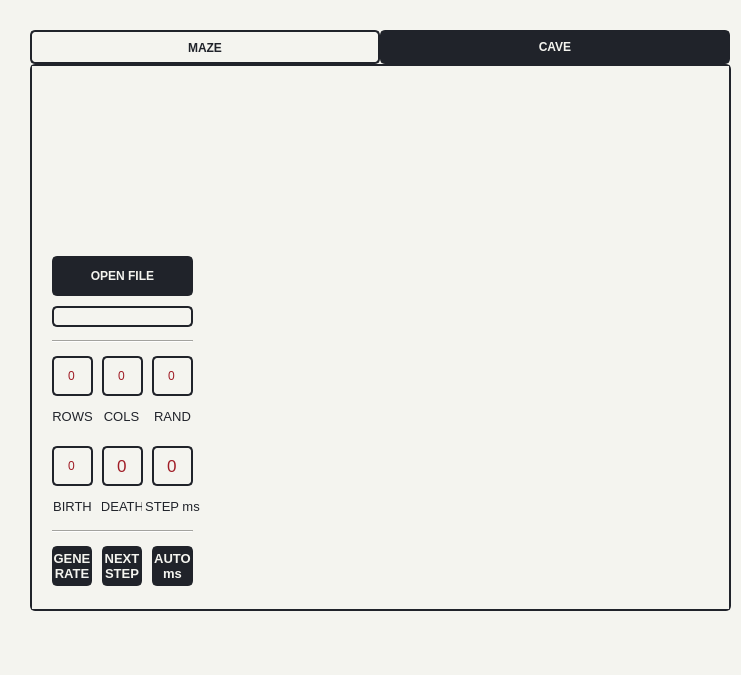
<?xml version="1.0" encoding="UTF-8"?>
<ui version="4.0">
 <class>MainWindow</class>
 <widget class="QMainWindow" name="MainWindow">
  <property name="geometry">
   <rect>
    <x>0</x>
    <y>0</y>
    <width>741</width>
    <height>675</height>
   </rect>
  </property>
  <property name="sizePolicy">
   <sizepolicy hsizetype="Fixed" vsizetype="Fixed">
    <horstretch>0</horstretch>
    <verstretch>0</verstretch>
   </sizepolicy>
  </property>
  <property name="minimumSize">
   <size>
    <width>741</width>
    <height>675</height>
   </size>
  </property>
  <property name="maximumSize">
   <size>
    <width>741</width>
    <height>675</height>
   </size>
  </property>
  <property name="windowTitle">
   <string>MainWindow</string>
  </property>
  <property name="styleSheet">
   <string notr="true">background-color:  #F4F4EF;
</string>
  </property>
  <widget class="QWidget" name="centralwidget">
   <widget class="QTabWidget" name="tabWidget">
    <property name="geometry">
     <rect>
      <x>30</x>
      <y>30</y>
      <width>701</width>
      <height>581</height>
     </rect>
    </property>
    <property name="font">
     <font>
      <bold>true</bold>
     </font>
    </property>
    <property name="styleSheet">
     <string notr="true">QTabWidget::pane
{
	border-radius: 5px;
	border-width: 2px;
	border-style: solid;
	border-color: #20232A;
	background: #F4F4EF;
}

QTabBar::tab
{
	border-radius: 5px;	
	background: #F4F4EF;
	border-width: 2px;
	border-style: solid;
	border-color: #20232A;
 	height: 30px;
	width: 346px;
	color: #20232A;
}

QTabBar::tab:selected
{
	background:#20232A;
	color: #F4F4EF;
}

QTabBar::tab:hover
{
	background:#ACBEBE;
	color: #F4F4EF;
}

QTabBar::tab:pressed {
background-color: qlineargradient(x1: 0, y1: 0, x2: 0, y2: 1,
                                      stop: 0 #ACBEBE, stop: 1 #20232A);
}
</string>
    </property>
    <property name="currentIndex">
     <number>1</number>
    </property>
    <widget class="QWidget" name="labyrinth">
     <attribute name="title">
      <string>MAZE</string>
     </attribute>
     <widget class="QLabel" name="logo1">
      <property name="geometry">
       <rect>
        <x>10</x>
        <y>20</y>
        <width>161</width>
        <height>151</height>
       </rect>
      </property>
      <property name="styleSheet">
       <string notr="true">image: url(:/icon/maze.png);</string>
      </property>
      <property name="text">
       <string/>
      </property>
     </widget>
     <widget class="QPushButton" name="pushButton_openfile">
      <property name="geometry">
       <rect>
        <x>20</x>
        <y>190</y>
        <width>141</width>
        <height>40</height>
       </rect>
      </property>
      <property name="font">
       <font>
        <bold>true</bold>
       </font>
      </property>
      <property name="styleSheet">
       <string notr="true">QPushButton
{
	border-radius: 5px;
	border-width: 2px;
	border-style: solid;
	border-color: #20232A;
	background-color: #20232A;
	color: #F4F4EF;
}

QPushButton:hover
{
	background:#ACBEBE;
	color: #F4F4EF;
}

QPushButton:pressed {
background-color: qlineargradient(x1: 0, y1: 0, x2: 0, y2: 1,
                                      stop: 0 #ACBEBE, stop: 1 #20232A);
}
</string>
      </property>
      <property name="text">
       <string>OPEN FILE</string>
      </property>
     </widget>
     <widget class="QLabel" name="fileName">
      <property name="geometry">
       <rect>
        <x>20</x>
        <y>240</y>
        <width>141</width>
        <height>21</height>
       </rect>
      </property>
      <property name="styleSheet">
       <string notr="true">border-radius: 5px;
border-width: 2px;
border-style: solid;
border-color: #20232A;
color: #A01D26;</string>
      </property>
      <property name="text">
       <string/>
      </property>
     </widget>
     <widget class="Line" name="line_3">
      <property name="geometry">
       <rect>
        <x>20</x>
        <y>455</y>
        <width>141</width>
        <height>20</height>
       </rect>
      </property>
      <property name="orientation">
       <enum>Qt::Horizontal</enum>
      </property>
     </widget>
     <widget class="Line" name="line_4">
      <property name="geometry">
       <rect>
        <x>20</x>
        <y>265</y>
        <width>141</width>
        <height>20</height>
       </rect>
      </property>
      <property name="orientation">
       <enum>Qt::Horizontal</enum>
      </property>
     </widget>
     <widget class="QLabel" name="label_rows">
      <property name="geometry">
       <rect>
        <x>40</x>
        <y>290</y>
        <width>70</width>
        <height>40</height>
       </rect>
      </property>
      <property name="styleSheet">
       <string notr="true">color:#20232A;</string>
      </property>
      <property name="text">
       <string>ROWS</string>
      </property>
      <property name="alignment">
       <set>Qt::AlignRight|Qt::AlignTrailing|Qt::AlignVCenter</set>
      </property>
     </widget>
     <widget class="QLabel" name="label_columns">
      <property name="geometry">
       <rect>
        <x>40</x>
        <y>350</y>
        <width>70</width>
        <height>40</height>
       </rect>
      </property>
      <property name="styleSheet">
       <string notr="true">color:#20232A;</string>
      </property>
      <property name="text">
       <string>COLUMNS</string>
      </property>
      <property name="alignment">
       <set>Qt::AlignRight|Qt::AlignTrailing|Qt::AlignVCenter</set>
      </property>
     </widget>
     <widget class="QSpinBox" name="spinBox_rows">
      <property name="geometry">
       <rect>
        <x>120</x>
        <y>290</y>
        <width>41</width>
        <height>40</height>
       </rect>
      </property>
      <property name="styleSheet">
       <string notr="true">QSpinBox
{
border-radius: 5px;
border-width: 2px;
border-style: solid;
border-color: #20232A;
color: #A01D26;
background-color: #F4F4EF;
}

QSpinBox::down-button  
{
  height: 0px;
  width: 0px;
}

QSpinBox::up-button  
{
  height: 0px;
  width: 0px;
}
</string>
      </property>
      <property name="alignment">
       <set>Qt::AlignCenter</set>
      </property>
      <property name="minimum">
       <number>0</number>
      </property>
      <property name="maximum">
       <number>50</number>
      </property>
     </widget>
     <widget class="QSpinBox" name="spinBox_columns">
      <property name="geometry">
       <rect>
        <x>120</x>
        <y>350</y>
        <width>41</width>
        <height>40</height>
       </rect>
      </property>
      <property name="styleSheet">
       <string notr="true">QSpinBox
{
border-radius: 5px;
border-width: 2px;
border-style: solid;
border-color: #20232A;
color: #A01D26;
background-color: #F4F4EF;
}

QSpinBox::down-button  
{
  height: 0px;
  width: 0px;
}

QSpinBox::up-button  
{
  height: 0px;
  width: 0px;
}
</string>
      </property>
      <property name="alignment">
       <set>Qt::AlignCenter</set>
      </property>
      <property name="minimum">
       <number>0</number>
      </property>
      <property name="maximum">
       <number>50</number>
      </property>
     </widget>
     <widget class="QPushButton" name="pushButton_generate">
      <property name="geometry">
       <rect>
        <x>20</x>
        <y>410</y>
        <width>141</width>
        <height>40</height>
       </rect>
      </property>
      <property name="font">
       <font>
        <bold>true</bold>
       </font>
      </property>
      <property name="styleSheet">
       <string notr="true">QPushButton
{
	border-radius: 5px;
	border-width: 2px;
	border-style: solid;
	border-color: #20232A;
	background-color: #20232A;
	color: #F4F4EF;
}

QPushButton:hover
{
	background:#ACBEBE;
	color: #F4F4EF;
}

QPushButton:pressed {
background-color: qlineargradient(x1: 0, y1: 0, x2: 0, y2: 1,
                                      stop: 0 #ACBEBE, stop: 1 #20232A);
}
</string>
      </property>
      <property name="text">
       <string>GENERATE</string>
      </property>
     </widget>
     <widget class="PaintWidget" name="widget_maze" native="true">
      <property name="geometry">
       <rect>
        <x>180</x>
        <y>20</y>
        <width>501</width>
        <height>501</height>
       </rect>
      </property>
      <property name="styleSheet">
       <string notr="true"/>
      </property>
     </widget>
     <widget class="QPushButton" name="pushButton_savefile">
      <property name="geometry">
       <rect>
        <x>20</x>
        <y>480</y>
        <width>141</width>
        <height>40</height>
       </rect>
      </property>
      <property name="font">
       <font>
        <bold>true</bold>
       </font>
      </property>
      <property name="styleSheet">
       <string notr="true">QPushButton
{
	border-radius: 5px;
	border-width: 2px;
	border-style: solid;
	border-color: #20232A;
	background-color: #20232A;
	color: #F4F4EF;
}

QPushButton:hover
{
	background:#ACBEBE;
	color: #F4F4EF;
}

QPushButton:pressed {
background-color: qlineargradient(x1: 0, y1: 0, x2: 0, y2: 1,
                                      stop: 0 #ACBEBE, stop: 1 #20232A);
}
</string>
      </property>
      <property name="text">
       <string>SAVE FILE</string>
      </property>
     </widget>
    </widget>
    <widget class="QWidget" name="cave">
     <attribute name="title">
      <string>CAVE</string>
     </attribute>
     <widget class="QLabel" name="logo">
      <property name="geometry">
       <rect>
        <x>10</x>
        <y>20</y>
        <width>161</width>
        <height>151</height>
       </rect>
      </property>
      <property name="styleSheet">
       <string notr="true">image: url(:/icon/maze.png);</string>
      </property>
      <property name="text">
       <string/>
      </property>
     </widget>
     <widget class="QLabel" name="fileName_cave">
      <property name="geometry">
       <rect>
        <x>20</x>
        <y>240</y>
        <width>141</width>
        <height>21</height>
       </rect>
      </property>
      <property name="styleSheet">
       <string notr="true">border-radius: 5px;
border-width: 2px;
border-style: solid;
border-color: #20232A;
color: #A01D26;</string>
      </property>
      <property name="text">
       <string/>
      </property>
     </widget>
     <widget class="QPushButton" name="pushButton_openfile_cave">
      <property name="geometry">
       <rect>
        <x>20</x>
        <y>190</y>
        <width>141</width>
        <height>40</height>
       </rect>
      </property>
      <property name="font">
       <font>
        <bold>true</bold>
       </font>
      </property>
      <property name="styleSheet">
       <string notr="true">QPushButton
{
	border-radius: 5px;
	border-width: 2px;
	border-style: solid;
	border-color: #20232A;
	background-color: #20232A;
	color: #F4F4EF;
}

QPushButton:hover
{
	background:#ACBEBE;
	color: #F4F4EF;
}

QPushButton:pressed {
background-color: qlineargradient(x1: 0, y1: 0, x2: 0, y2: 1,
                                      stop: 0 #ACBEBE, stop: 1 #20232A);
}
</string>
      </property>
      <property name="text">
       <string>OPEN FILE</string>
      </property>
     </widget>
     <widget class="PaintWidgetCave" name="widget_cave" native="true">
      <property name="geometry">
       <rect>
        <x>180</x>
        <y>20</y>
        <width>501</width>
        <height>501</height>
       </rect>
      </property>
      <property name="styleSheet">
       <string notr="true"/>
      </property>
     </widget>
     <widget class="QSpinBox" name="spinBox_birth">
      <property name="geometry">
       <rect>
        <x>20</x>
        <y>380</y>
        <width>41</width>
        <height>40</height>
       </rect>
      </property>
      <property name="styleSheet">
       <string notr="true">QSpinBox
{
border-radius: 5px;
border-width: 2px;
border-style: solid;
border-color: #20232A;
color: #A01D26;
background-color: #F4F4EF;
}

QSpinBox::down-button  
{
  height: 0px;
  width: 0px;
}

QSpinBox::up-button  
{
  height: 0px;
  width: 0px;
}
</string>
      </property>
      <property name="alignment">
       <set>Qt::AlignCenter</set>
      </property>
      <property name="minimum">
       <number>0</number>
      </property>
      <property name="maximum">
       <number>8</number>
      </property>
     </widget>
     <widget class="QLabel" name="label_birth">
      <property name="geometry">
       <rect>
        <x>20</x>
        <y>420</y>
        <width>41</width>
        <height>40</height>
       </rect>
      </property>
      <property name="font">
       <font>
        <pointsize>10</pointsize>
       </font>
      </property>
      <property name="styleSheet">
       <string notr="true">color:#20232A;</string>
      </property>
      <property name="text">
       <string>BIRTH</string>
      </property>
      <property name="alignment">
       <set>Qt::AlignCenter</set>
      </property>
     </widget>
     <widget class="QLabel" name="label_death">
      <property name="geometry">
       <rect>
        <x>70</x>
        <y>420</y>
        <width>41</width>
        <height>40</height>
       </rect>
      </property>
      <property name="font">
       <font>
        <pointsize>10</pointsize>
       </font>
      </property>
      <property name="styleSheet">
       <string notr="true">color:#20232A;</string>
      </property>
      <property name="text">
       <string>DEATH</string>
      </property>
      <property name="alignment">
       <set>Qt::AlignCenter</set>
      </property>
     </widget>
     <widget class="QSpinBox" name="spinBox_death">
      <property name="geometry">
       <rect>
        <x>70</x>
        <y>380</y>
        <width>41</width>
        <height>40</height>
       </rect>
      </property>
      <property name="font">
       <font>
        <pointsize>13</pointsize>
       </font>
      </property>
      <property name="styleSheet">
       <string notr="true">QSpinBox
{
border-radius: 5px;
border-width: 2px;
border-style: solid;
border-color: #20232A;
color: #A01D26;
background-color: #F4F4EF;
}

QSpinBox::down-button  
{
  height: 0px;
  width: 0px;
}

QSpinBox::up-button  
{
  height: 0px;
  width: 0px;
}
</string>
      </property>
      <property name="alignment">
       <set>Qt::AlignCenter</set>
      </property>
      <property name="minimum">
       <number>0</number>
      </property>
      <property name="maximum">
       <number>8</number>
      </property>
     </widget>
     <widget class="QPushButton" name="pushButton_autostep">
      <property name="geometry">
       <rect>
        <x>120</x>
        <y>480</y>
        <width>41</width>
        <height>40</height>
       </rect>
      </property>
      <property name="font">
       <font>
        <pointsize>10</pointsize>
        <bold>true</bold>
       </font>
      </property>
      <property name="styleSheet">
       <string notr="true">QPushButton
{
	border-radius: 5px;
	border-width: 2px;
	border-style: solid;
	border-color: #20232A;
	background-color: #20232A;
	color: #F4F4EF;
}

QPushButton:hover
{
	background:#ACBEBE;
	color: #F4F4EF;
}

QPushButton:pressed {
background-color: qlineargradient(x1: 0, y1: 0, x2: 0, y2: 1,
                                      stop: 0 #ACBEBE, stop: 1 #20232A);
}
</string>
      </property>
      <property name="text">
       <string>AUTO
ms</string>
      </property>
     </widget>
     <widget class="QPushButton" name="pushButton_nextstep">
      <property name="geometry">
       <rect>
        <x>70</x>
        <y>480</y>
        <width>40</width>
        <height>40</height>
       </rect>
      </property>
      <property name="font">
       <font>
        <pointsize>10</pointsize>
        <bold>true</bold>
       </font>
      </property>
      <property name="styleSheet">
       <string notr="true">QPushButton
{
	border-radius: 5px;
	border-width: 2px;
	border-style: solid;
	border-color: #20232A;
	background-color: #20232A;
	color: #F4F4EF;
}

QPushButton:hover
{
	background:#ACBEBE;
	color: #F4F4EF;
}

QPushButton:pressed {
background-color: qlineargradient(x1: 0, y1: 0, x2: 0, y2: 1,
                                      stop: 0 #ACBEBE, stop: 1 #20232A);
}
</string>
      </property>
      <property name="text">
       <string>NEXT
STEP</string>
      </property>
     </widget>
     <widget class="QSpinBox" name="spinBox_rand">
      <property name="geometry">
       <rect>
        <x>120</x>
        <y>290</y>
        <width>41</width>
        <height>40</height>
       </rect>
      </property>
      <property name="styleSheet">
       <string notr="true">QSpinBox
{
border-radius: 5px;
border-width: 2px;
border-style: solid;
border-color: #20232A;
color: #A01D26;
background-color: #F4F4EF;
}

QSpinBox::down-button  
{
  height: 0px;
  width: 0px;
}

QSpinBox::up-button  
{
  height: 0px;
  width: 0px;
}
</string>
      </property>
      <property name="alignment">
       <set>Qt::AlignCenter</set>
      </property>
      <property name="minimum">
       <number>0</number>
      </property>
      <property name="maximum">
       <number>100</number>
      </property>
     </widget>
     <widget class="QLabel" name="label_caves_cols">
      <property name="geometry">
       <rect>
        <x>69</x>
        <y>330</y>
        <width>41</width>
        <height>40</height>
       </rect>
      </property>
      <property name="font">
       <font>
        <pointsize>10</pointsize>
       </font>
      </property>
      <property name="styleSheet">
       <string notr="true">color:#20232A;</string>
      </property>
      <property name="text">
       <string>COLS</string>
      </property>
      <property name="alignment">
       <set>Qt::AlignCenter</set>
      </property>
     </widget>
     <widget class="QLabel" name="label_cavws_rows">
      <property name="geometry">
       <rect>
        <x>20</x>
        <y>330</y>
        <width>41</width>
        <height>40</height>
       </rect>
      </property>
      <property name="font">
       <font>
        <pointsize>10</pointsize>
       </font>
      </property>
      <property name="styleSheet">
       <string notr="true">color:#20232A;</string>
      </property>
      <property name="text">
       <string>ROWS</string>
      </property>
      <property name="alignment">
       <set>Qt::AlignCenter</set>
      </property>
     </widget>
     <widget class="QSpinBox" name="spinBox_caves_rows">
      <property name="geometry">
       <rect>
        <x>20</x>
        <y>290</y>
        <width>41</width>
        <height>40</height>
       </rect>
      </property>
      <property name="styleSheet">
       <string notr="true">QSpinBox
{
border-radius: 5px;
border-width: 2px;
border-style: solid;
border-color: #20232A;
color: #A01D26;
background-color: #F4F4EF;
}

QSpinBox::down-button  
{
  height: 0px;
  width: 0px;
}

QSpinBox::up-button  
{
  height: 0px;
  width: 0px;
}
</string>
      </property>
      <property name="alignment">
       <set>Qt::AlignCenter</set>
      </property>
      <property name="minimum">
       <number>0</number>
      </property>
      <property name="maximum">
       <number>50</number>
      </property>
     </widget>
     <widget class="QSpinBox" name="spinBox_caves_cols">
      <property name="geometry">
       <rect>
        <x>70</x>
        <y>290</y>
        <width>41</width>
        <height>40</height>
       </rect>
      </property>
      <property name="styleSheet">
       <string notr="true">QSpinBox
{
border-radius: 5px;
border-width: 2px;
border-style: solid;
border-color: #20232A;
color: #A01D26;
background-color: #F4F4EF;
}

QSpinBox::down-button  
{
  height: 0px;
  width: 0px;
}

QSpinBox::up-button  
{
  height: 0px;
  width: 0px;
}
</string>
      </property>
      <property name="alignment">
       <set>Qt::AlignCenter</set>
      </property>
      <property name="minimum">
       <number>0</number>
      </property>
      <property name="maximum">
       <number>50</number>
      </property>
     </widget>
     <widget class="QSpinBox" name="spinBox_auto">
      <property name="geometry">
       <rect>
        <x>120</x>
        <y>380</y>
        <width>41</width>
        <height>40</height>
       </rect>
      </property>
      <property name="font">
       <font>
        <pointsize>13</pointsize>
       </font>
      </property>
      <property name="styleSheet">
       <string notr="true">QSpinBox
{
border-radius: 5px;
border-width: 2px;
border-style: solid;
border-color: #20232A;
color: #A01D26;
background-color: #F4F4EF;
}

QSpinBox::down-button  
{
  height: 0px;
  width: 0px;
}

QSpinBox::up-button  
{
  height: 0px;
  width: 0px;
}
</string>
      </property>
      <property name="alignment">
       <set>Qt::AlignCenter</set>
      </property>
      <property name="minimum">
       <number>0</number>
      </property>
      <property name="maximum">
       <number>1000</number>
      </property>
      <property name="singleStep">
       <number>50</number>
      </property>
      <property name="stepType">
       <enum>QAbstractSpinBox::DefaultStepType</enum>
      </property>
      <property name="value">
       <number>0</number>
      </property>
     </widget>
     <widget class="QLabel" name="label_rand">
      <property name="geometry">
       <rect>
        <x>120</x>
        <y>330</y>
        <width>41</width>
        <height>40</height>
       </rect>
      </property>
      <property name="font">
       <font>
        <pointsize>10</pointsize>
       </font>
      </property>
      <property name="styleSheet">
       <string notr="true">color:#20232A;</string>
      </property>
      <property name="text">
       <string>RAND</string>
      </property>
      <property name="alignment">
       <set>Qt::AlignCenter</set>
      </property>
     </widget>
     <widget class="Line" name="line_5">
      <property name="geometry">
       <rect>
        <x>20</x>
        <y>265</y>
        <width>141</width>
        <height>20</height>
       </rect>
      </property>
      <property name="orientation">
       <enum>Qt::Horizontal</enum>
      </property>
     </widget>
     <widget class="QLabel" name="label_death_2">
      <property name="geometry">
       <rect>
        <x>110</x>
        <y>420</y>
        <width>61</width>
        <height>40</height>
       </rect>
      </property>
      <property name="font">
       <font>
        <pointsize>10</pointsize>
       </font>
      </property>
      <property name="styleSheet">
       <string notr="true">color:#20232A;</string>
      </property>
      <property name="text">
       <string>STEP ms</string>
      </property>
      <property name="alignment">
       <set>Qt::AlignCenter</set>
      </property>
     </widget>
     <widget class="QPushButton" name="pushButton_generate_cave">
      <property name="geometry">
       <rect>
        <x>20</x>
        <y>480</y>
        <width>40</width>
        <height>40</height>
       </rect>
      </property>
      <property name="font">
       <font>
        <pointsize>10</pointsize>
        <bold>true</bold>
       </font>
      </property>
      <property name="styleSheet">
       <string notr="true">QPushButton
{
	border-radius: 5px;
	border-width: 2px;
	border-style: solid;
	border-color: #20232A;
	background-color: #20232A;
	color: #F4F4EF;
}

QPushButton:hover
{
	background:#ACBEBE;
	color: #F4F4EF;
}

QPushButton:pressed {
background-color: qlineargradient(x1: 0, y1: 0, x2: 0, y2: 1,
                                      stop: 0 #ACBEBE, stop: 1 #20232A);
}
</string>
      </property>
      <property name="text">
       <string>GENE
RATE</string>
      </property>
     </widget>
     <widget class="Line" name="line_6">
      <property name="geometry">
       <rect>
        <x>20</x>
        <y>455</y>
        <width>141</width>
        <height>20</height>
       </rect>
      </property>
      <property name="orientation">
       <enum>Qt::Horizontal</enum>
      </property>
     </widget>
    </widget>
   </widget>
  </widget>
  <widget class="QMenuBar" name="menubar">
   <property name="geometry">
    <rect>
     <x>0</x>
     <y>0</y>
     <width>741</width>
     <height>24</height>
    </rect>
   </property>
  </widget>
  <widget class="QStatusBar" name="statusbar"/>
 </widget>
 <customwidgets>
  <customwidget>
   <class>PaintWidget</class>
   <extends>QWidget</extends>
   <header>PaintWidget/paintwidget.h</header>
   <container>1</container>
  </customwidget>
  <customwidget>
   <class>PaintWidgetCave</class>
   <extends>QWidget</extends>
   <header>PaintWidget/paintwidgetcave.h</header>
   <container>1</container>
  </customwidget>
 </customwidgets>
 <resources/>
 <connections/>
</ui>
